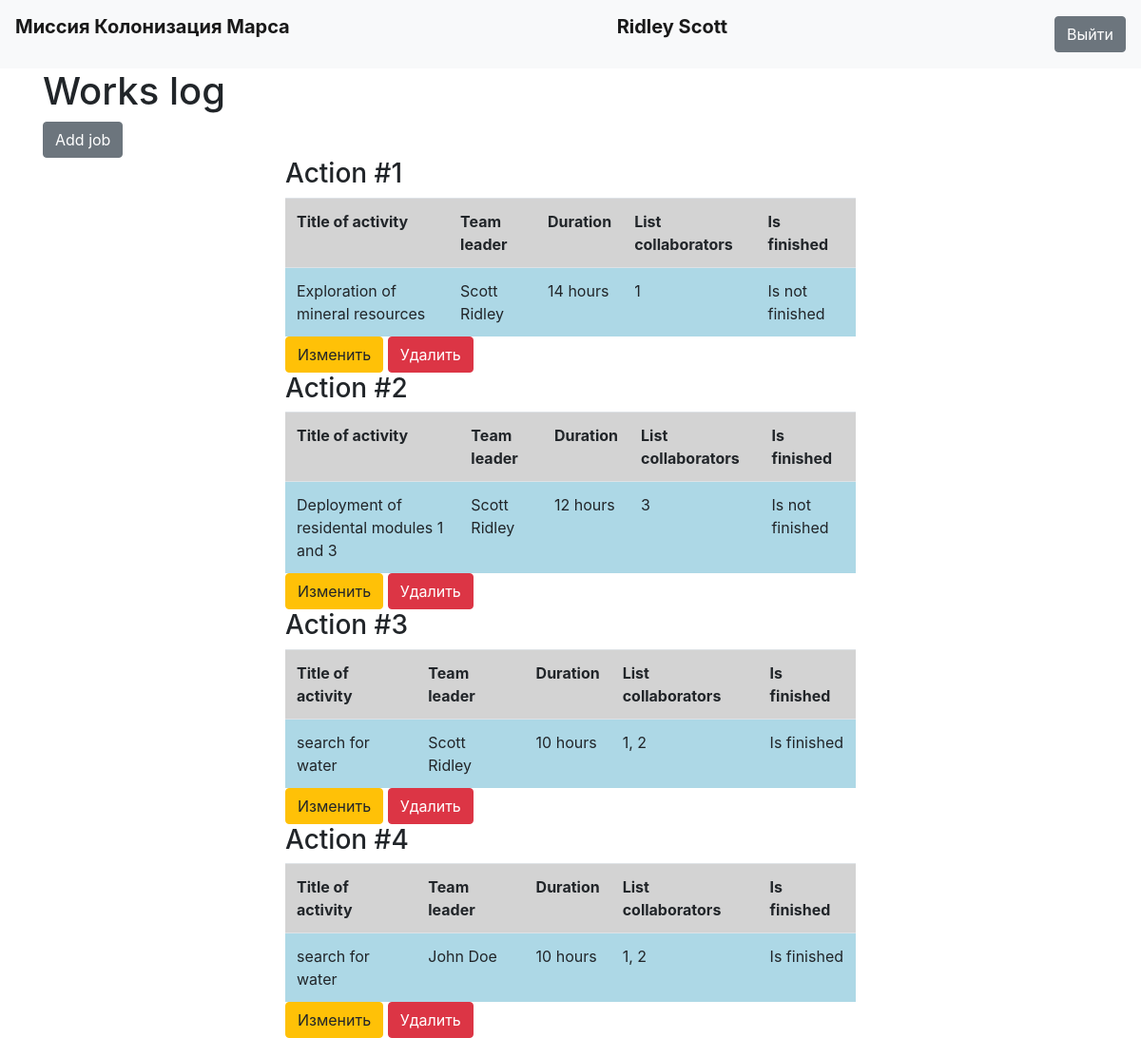
The page / (signed in) on the database its author committed.
### data/users.py (models this page shows, shortened)
class User(SqlAlchemyBase, UserMixin):
    __tablename__ = 'users'
    id = sqlalchemy.Column(sqlalchemy.Integer,
                           primary_key=True, autoincrement=True)
    surname = sqlalchemy.Column(sqlalchemy.String, nullable=True)
    name = sqlalchemy.Column(sqlalchemy.String, nullable=True)
    age = sqlalchemy.Column(sqlalchemy.Integer, nullable=True)
    position = sqlalchemy.Column(sqlalchemy.String, nullable=True)
    speciality = sqlalchemy.Column(sqlalchemy.String, nullable=True)
    address = sqlalchemy.Column(sqlalchemy.String, nullable=True)
    email = sqlalchemy.Column(sqlalchemy.String,
                              index=True, unique=True, nullable=True)
    hashed_password = sqlalchemy.Column(sqlalchemy.String, nullable=True)

### data/jobs.py (models this page shows)
class Jobs(SqlAlchemyBase):
    __tablename__ = 'jobs'
    user_id = sqlalchemy.Column(sqlalchemy.Integer,
                                primary_key=True, autoincrement=True)
    activity = sqlalchemy.Column(sqlalchemy.String, nullable=True)
    team_leader = sqlalchemy.Column(sqlalchemy.Integer, sqlalchemy.ForeignKey("users.id"), nullable=True)
    work_size = sqlalchemy.Column(sqlalchemy.Integer, nullable=True)
    collaborators = sqlalchemy.Column(sqlalchemy.String, nullable=True)
    is_finished = sqlalchemy.Column(sqlalchemy.Boolean, nullable=True)

### jobs.py (the view)
@app.route('/', methods=['GET', 'POST'])
def index():
    db_session.global_init("db/users.db")
    db_sess = db_session.create_session()
    jobs = db_sess.query(Jobs)
    users = db_sess.query(User)
    return render_template("index.html", jobs=jobs, users=users)

### data/db_session.py (called while the page is built, shortened)
def global_init(db_file):
    global __factory
    if __factory:
        return

def create_session() -> Session:
    global __factory
    return __factory()

### jobs.py (called while the page is built)
@login_manager.user_loader
def load_user(user_id):
    db_session.global_init("db/users.db")
    db_sess = db_session.create_session()
    return db_sess.query(User).get(user_id)

### templates/index.html
{% extends "base.html" %}
{% block content %}
<h1>Works log</h1>
<a class="btn btn-secondary" href="/add_job">Add job</a>
{% for item in jobs%}
<div class="table">
    <h3>Action #{{loop.index}}</h3>
    <table>
        <tr>
            <th>Title of activity</th>
            <th>Team leader</th>
            <th>Duration</th>
            <th>List collaborators</th>
            <th>Is finished</th>
        </tr>
        <tr>
            <td>{{item.activity}}</td>
            <td>{{users[item.team_leader - 1].surname}} {{users[item.team_leader - 1].name}}</td>
            <td>{{item.work_size}} hours</td>
            <td>{{item.collaborators}}</td>
            {% if item.is_finished == 1 %}
            <td>Is finished</td>
            {% else %}
            <td>Is not finished</td>
            {% endif %}
        </tr>
    </table>
    {% if current_user.is_authenticated and (current_user.id == item.team_leader or current_user.position == "captain") %}
    <div>
        <a href="/jobs/{{ item.user_id }}" class="btn btn-warning">
            Изменить
        </a>
        <a href="/jobs_delete/{{ item.user_id }}" class="btn btn-danger">
            Удалить
        </a>
    </div>
    {% endif %}
</div>
{% endfor %}
{% endblock %}

### templates/base.html (shortened to what this page needs)
<!doctype html>
<html lang="en">
<head>
    <link rel="stylesheet"
          href="https://stackpath.bootstrapcdn.com/bootstrap/4.4.1/css/bootstrap.min.css"
>
    <link rel="stylesheet" type="text/css" href="{{ url_for('static', filename='css/style.css') }}" />
</head>
<body>
<header>
    <nav class="navbar navbar-light bg-light">
        <p class="navbar-brand"><strong>Миссия Колонизация Марса</strong></p>
        {% if current_user.is_authenticated %}
        <p class="navbar-brand"><strong>{{ current_user.name }} {{ current_user.surname }}</strong></p>
        <a class="btn btn-secondary" href="/logout">Выйти</a>
        {% else %}
        <p>
            <a class="btn btn-primary " href="/register">Зарегистрироваться</a>
            <a class="btn btn-success" href="/login">Войти</a>
        </p>
        {% endif %}
    </nav>
</header>
<main role="main" class="container">
    {% block content %}{% endblock %}
</main>
</body>
</html>

### static/css/style.css (style rules this page uses)
.table { width: 600px; margin: 0 auto; }
tr { background: lightgray; }
td { background-color: lightblue; }

### rows shown on the page
User: name "Ridley", surname "Scott"
Jobs: activity "Exploration of mineral resources", team_leader.surname "Scott", team_leader.name "Ridley", work_size "14", collaborators "1", is_finished "Is not finished"
Jobs: activity "Deployment of residental modules 1 and 3", team_leader.surname "Scott", team_leader.name "Ridley", work_size "12", collaborators "3", is_finished "Is not finished"
Jobs: activity "search for water", team_leader.surname "Scott", team_leader.name "Ridley", work_size "10", collaborators "1, 2", is_finished "Is finished"
Jobs: activity "search for water", team_leader.surname "John", team_leader.name "Doe", work_size "10", collaborators "1, 2", is_finished "Is finished"
